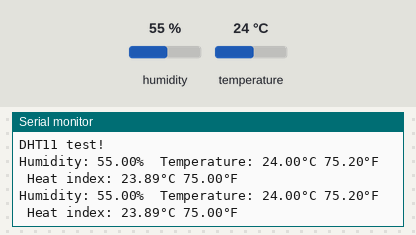
Bench run of a sketch on a simulated Arduino Uno, built with avr-gcc and run on an emulated ATmega328P. On the bench: the last lines printed to the serial monitor. The inputs (shaded band) are chosen by the test bench; at power-on: humidity 55 %, temperature 24 °C.

Above: at 4.8 s.
4.9 s: humidity set to 22 %
At 7.5 s:
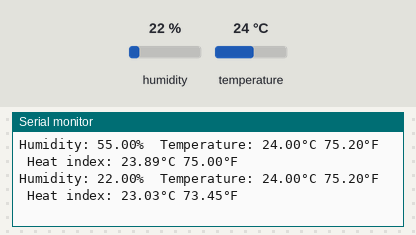
7.9 s: temperature set to 12 °C
At 9.4 s:
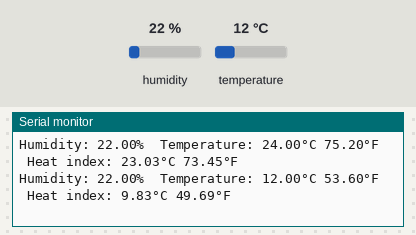
10.9 s: humidity set to 40 %
At 12.9 s:
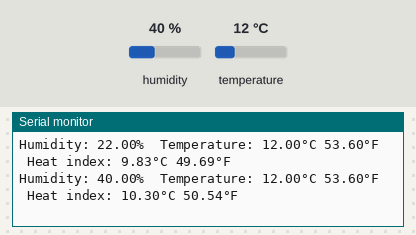
13.9 s: humidity set to 22 %
At 14.7 s:
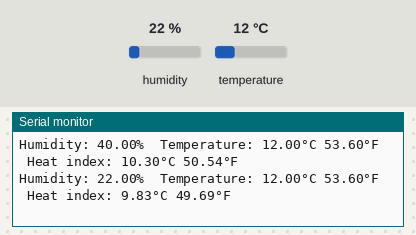
Timing chart, 0 to 16.9 s (numbered marks = the images above; inputs shaded):
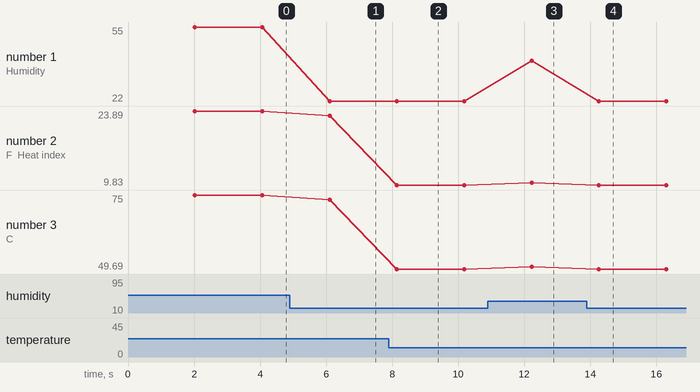

Measured:
- after the input at 4.9 s, the serial monitor: prints a new line after 1.2 s (image 1)
- after the input at 7.9 s, the serial monitor: prints a new line after 0.24 s (image 2)
- after the input at 10.9 s, the serial monitor: prints a new line after 1.3 s (image 3)
- after the input at 13.9 s, the serial monitor: prints a new line after 0.36 s (image 4)
- plotted number 1: 55 → 22 after the input at 4.9 s, 22 → 40 after the input at 10.9 s, 40 → 22 after the input at 13.9 s
- plotted number 2: 23.89 → 23.03 after the input at 4.9 s, 23.03 → 9.83 after the input at 7.9 s, 9.83 → 10.3 after the input at 10.9 s, 10.3 → 9.83 after the input at 13.9 s
- plotted number 3: 75 → 73.45 after the input at 4.9 s, 73.45 → 49.69 after the input at 7.9 s, 49.69 → 50.54 after the input at 10.9 s, 50.54 → 49.69 after the input at 13.9 s

The sketch:

DHTsensor.ino
```cpp
#include "DHT.h"

#define DHTPIN 2
#define DHTTYPE DHT11

DHT dht(DHTPIN, DHTTYPE);

void setup() {
  Serial.begin(9600);
  Serial.println(F("DHT11 test!"));

  dht.begin();
}

void loop() {
  delay(2000);

  float h = dht.readHumidity();
  float t = dht.readTemperature();
  float f = dht.readTemperature(true);

  if (isnan(h) && isnan(t) && isnan(f)) {
    Serial.println(F("Failed to read from DHT sensor!"));
    return;
  }

  float hif = dht.computeHeatIndex(f, h);
  float hic = dht.computeHeatIndex(t, h, false);

  Serial.print(F("Humidity: "));
  Serial.print(h);
  Serial.print(F("%  Temperature: "));
  Serial.print(t);
  Serial.print(F("°C "));
  Serial.print(f);
  Serial.print(F("°F  Heat index: "));
  Serial.print(hic);
  Serial.print(F("°C "));
  Serial.print(hif);
  Serial.println(F("°F"));
}
```
